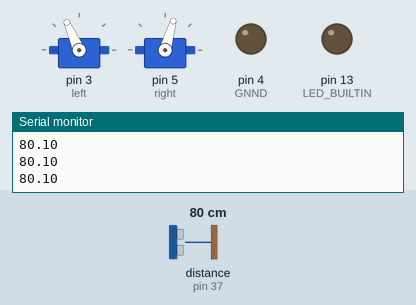
Simulated run of this sketch. Board: Arduino Mega 2560, built with avr-gcc and run on an emulated ATmega2560. Parts: 2 × servo, output pins drawn as LEDs (lit = HIGH), the last lines printed to the serial monitor. Wiring (inferred from the names in the program): ultrasonic range finder: trigger pin 39; echo pin 37. Inputs (shaded band) come from the test bench; at power-on: distance to the obstacle (sensor on pin 37) 80 cm. The echo pulse lasts 58.3 µs per cm; pins used as bus, display or sensor lines are not drawn.

Above: at 1.2 s.
1.3 s: distance to the obstacle (sensor on pin 37) set to 6 cm
2.8 s: distance to the obstacle (sensor on pin 37) set to 3 cm
At 4.1 s:
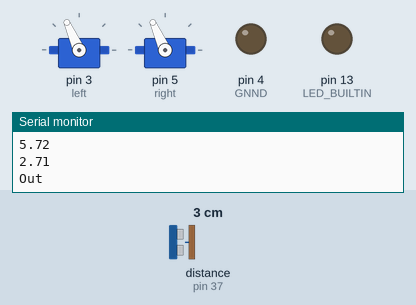
At 6.0 s:
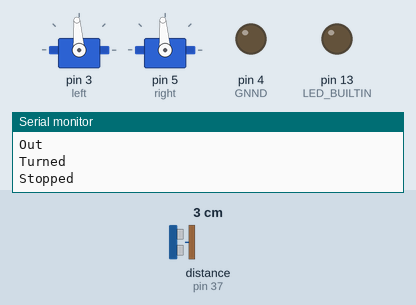
Timing chart, 0 to 7.5 s (numbered marks = the images above; inputs shaded):
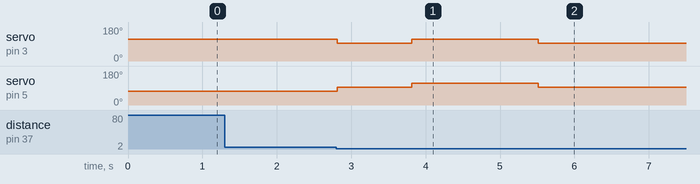

Measured:
- the behaviour switches between 5 and 4 cm on distance to the obstacle (sensor on pin 37) (found by bisection; images 0 and 1)
- after the input at 2.8 s, servo on pin 3 (left): 114° → 94° at once, → 114° 1.0 s later, → 94° 1.7 s later; servo on pin 5 (right): 74° → 94° at once, → 114° 1.0 s later, → 94° 1.7 s later

The sketch:

Arduino.ino
```cpp
#include <Servo.h>

Servo left;  // create servo object to control a servo
Servo right;
// twelve servo objects can be created on most boards

int pos = 0;    // variable to store the servo position

const int GNND = 4;
const int GNDD = 35;
const int echo = 37;
const int trig = 39;
const int VCCC = 41;

float invcmCosnt = (2*1000000)/(100*344.8); //cmDist=rawTime/invcmCosnt

void setup() {
  Serial.begin(9600);
  Serial3.begin(9600);
  left.attach(3);  // attaches the servo on pin 9 to the servo object
  right.attach(5);
  pinMode(trig, OUTPUT);
  pinMode(echo, INPUT);
  pinMode(GNND, OUTPUT);
  pinMode(GNDD, OUTPUT);
  pinMode(VCCC, OUTPUT);
  digitalWrite(VCCC, HIGH);
  digitalWrite(GNND, LOW);
  digitalWrite(GNDD, LOW);
  pinMode(LED_BUILTIN, OUTPUT);
  left.write(114);
  right.write(74);

  // tell servo to go to position in variable 'pos'
}


void loop() {
  float rawTime, inDist, inDist1, cmDist, cmDist1; //declare variables
  /* Ping))) produces chirp when a HIGH pulse of 2us (min) or longer duration (5us typical) is
  applied to Sig pin. To have a clarn HIGH pulse, give a low and then high */
  digitalWrite(trig, LOW);
  delayMicroseconds(2);
  digitalWrite(trig, HIGH);
  delayMicroseconds(5);
  digitalWrite(trig, LOW);
  rawTime = pulseIn(echo, HIGH); //measured in u-seconds
  cmDist = 100;
  while(cmDist > 4){
    digitalWrite(trig, LOW);
    delayMicroseconds(2);
    digitalWrite(trig, HIGH);
    delayMicroseconds(5);
    digitalWrite(trig, LOW);
  /* Now same Sign pin is to be used to monitor if the return echo has been received. Essentially,
  Sig pin remains HIGH until a return echo is received and at that time it goes LOW. So measure
  the time duration for HIGH at the Sig pin */
    rawTime = pulseIn(echo, HIGH); //measured in u-seconds
    cmDist = rawTime/invcmCosnt;
    Serial.println(cmDist);
  }
  Serial.println("Out");
  Serial3.println("s");
  left.write(94);
  right.write(94);
  delay(1000);
  left.write(114);
  right.write(114);
  delay(1700);
  Serial.println("Turned");
  left.write(94);
  right.write(94);
  Serial.println("Stopped");
   while(1){
      if(Serial3.read()=='f'){
        break;
        }
    }
  left.write(114);
  right.write(74);   // tell servo to go to position in variable 'pos'
  delay(2500);
  left.write(94);
  right.write(94);
  while(1){
  }
}
```
